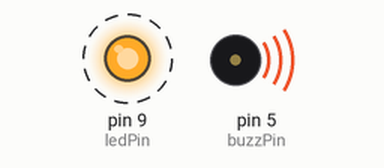
The sketch below on a simulated Arduino Uno, built with avr-gcc and run on an emulated ATmega328P. Shown: output pins drawn as LEDs (lit = HIGH), buzzer (waves = sounding). Dashed ring = blinking.

Above: at 0.5 s.
Timing chart, 0 to 4.6 s (numbered marks = the images above):
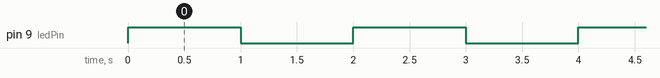

Measured:
- by itself, pin 9 (ledPin): alternates HIGH for 1.0 s and LOW for 1.0 s

The sketch:

blink.ino
```cpp
#define ledPin 9
#define buzzPin 5
void setup() {
  pinMode(9, OUTPUT);
  tone(buzzPin, 1000);
}

void loop() {
  digitalWrite(9, HIGH);
  delay(1000);
  digitalWrite(9, LOW);
  delay(1000);
}
```
